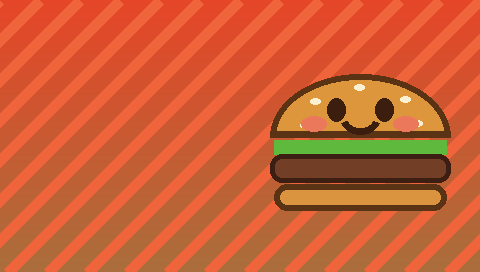
#> input picture psp/PIC1.PNG, 480 x 272 px
$ python -i pspimage.py   (imports and definitions only)
#> lines starting #> are read from the running program, lines starting #| are printed output that depends on the picture
"""Turns RGBA images into PSP-native paletted textures: T8 (8-bit indexed), swizzled, with mip levels."""

import numpy as np
from PIL import Image

MIN_W = 16  # swizzle works on 16-byte x 8-row blocks, so a T8 level must be >= 16x8
MIN_H = 8
MAX_LEVELS = 5


class PspTexture:
    # [61 lines left out: functions __init__, _pow2_floor, swizzle, _nearest, convert, not called in this run]


def solid(rgb, alpha=255):
    """16x8 single-colour texture: the fallback for missing textures, and the water surface colour."""
    img = Image.new("RGBA", (MIN_W, MIN_H), tuple(int(c) for c in rgb) + (int(alpha),))
    return convert(img, MIN_W, alpha < 255)

>>> import cv2
>>> picture = cv2.imread('../../psp/PIC1.PNG', cv2.IMREAD_GRAYSCALE)
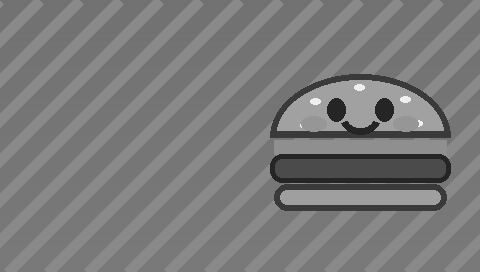
#> picture: shape (272, 480); min 37, max 239, mean 121.7
>>> result = solid(picture)
#> (the run stopped early here; a loop or call above may not have finished)
